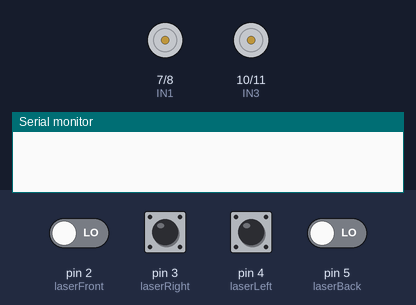
A sketch run on a simulated Arduino Uno, built with avr-gcc and run on an emulated ATmega328P. Parts: motor-driver pin pairs drawn as motors (green arrow = first pin HIGH = forward, orange = second pin HIGH = backward, longer = more drive, scaled by the enable pin), the last lines printed to the serial monitor. Inputs (shaded band) come from the test bench; at power-on: pin 2 (laserFront), pin 3 (laserRight), pin 4 (laserLeft), pin 5 (laserBack) LOW.

Above: at 8.8 s.
8.9 s: pin 2 (laserFront) driven HIGH
At 12.4 s:
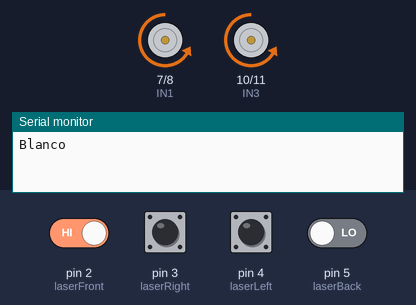
13.9 s: pin 5 (laserBack) driven HIGH
At 14.7 s:
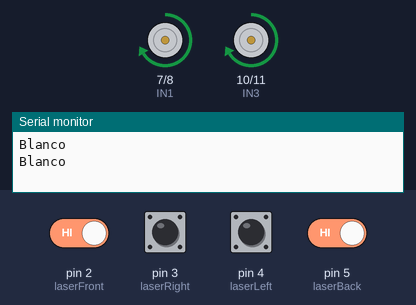
24.2 s: pin 3 (laserRight) pulled HIGH for 3 s
29.2 s: pin 4 (laserLeft) pulled HIGH for 3 s
35.5 s: pin 2 (laserFront) driven LOW
At 39.1 s:
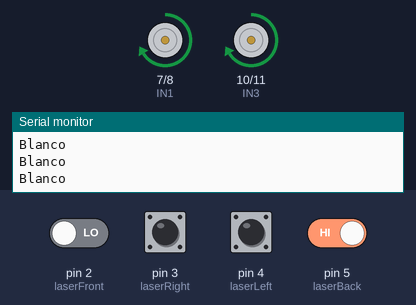
Timing chart, 0 to 40.6 s (numbered marks = the images above; inputs shaded):
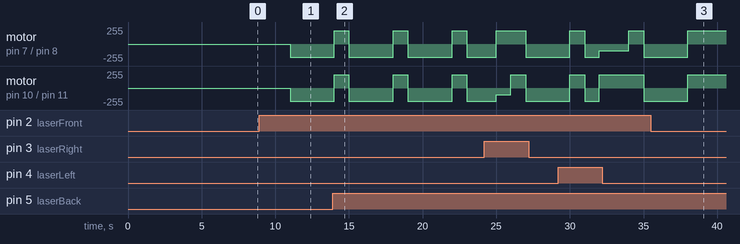

The sketch:

robot.ino
```cpp
// Optic
const int laserFront = 2;
const int laserRight = 3;
const int laserLeft = 4;
const int laserBack = 5;

int valueFront;
int valueRight;
int valueLeft;
int valueBack;

// Motor Left
const int ENA = 6;
const int IN1 = 7;
const int IN2 = 8;
// Motor Right
const int ENB = 9;
const int IN3 = 10;
const int IN4 = 11;

// Ultrasonic
const int trigPin = 12;
const int echoPin = 13;

void setup() {
  Serial.begin(9600);
  //Analog
  pinMode(laserFront, INPUT);
  pinMode(laserLeft, INPUT);
  pinMode(laserRight, INPUT);
  pinMode(laserBack, INPUT);
  //Motor
  pinMode(ENA, OUTPUT);
  pinMode(IN1, OUTPUT);
  pinMode(IN2, OUTPUT);
  pinMode(ENB, OUTPUT);
  pinMode(IN3, OUTPUT);
  pinMode(IN4, OUTPUT);
  //Ultrasonic
  pinMode(trigPin, OUTPUT);
  pinMode(echoPin, INPUT);
}

void sleep() {
  delay(1000);
}

//           //
// Movements //
//           //

void moveRight() {
  digitalWrite(IN1, LOW);
  digitalWrite(IN2, HIGH);
  analogWrite(ENA, 100);
  digitalWrite(IN3, HIGH);
  digitalWrite(IN4, LOW);
  analogWrite(ENB, 200);
}

void verificationLeft() {
  valueLeft = digitalRead(laserLeft);
  if (valueLeft == HIGH) {
    Serial.println("Blanco");
    moveRight();
  }
}

void moveLeft() {
  digitalWrite(IN1, HIGH);
  digitalWrite(IN2, LOW);
  analogWrite(ENA, 200);
  digitalWrite(IN3, LOW);
  digitalWrite(IN4, HIGH);
  analogWrite(ENB, 100);
}

void verificationRight() {
  valueRight = digitalRead(laserRight);
  if (valueRight == HIGH) {
    Serial.println("Blanco");
    moveLeft();
  }
}

void moveBack() {
  digitalWrite(IN1, LOW);
  digitalWrite(IN2, HIGH);
  analogWrite(ENA, 200);
  digitalWrite(IN3, LOW);
  digitalWrite(IN4, HIGH);
  analogWrite(ENB, 200);
}

void verificationFront() {
  valueFront = digitalRead(laserFront);
  if (valueFront == HIGH) {
    Serial.println("Blanco");
    moveBack();
  }
}

void moveFront() {
  digitalWrite(IN1, HIGH);
  digitalWrite(IN2, LOW);
  analogWrite(ENA, 200);
  digitalWrite(IN3, HIGH);
  digitalWrite(IN4, LOW);
  analogWrite(ENB, 200);
}

void verificationBack() {
  valueBack = digitalRead(laserBack);
  if (valueBack == HIGH) {
    Serial.println("Blanco");
    moveFront();
  }
}

void moveEje() {
  digitalWrite(IN1, HIGH);
  digitalWrite(IN2, LOW);
  analogWrite(ENA, 255);
  digitalWrite(IN3, LOW);
  digitalWrite(IN4, HIGH);
  analogWrite(ENB, 255);
}

//            //
// Ultrasonic //
//            //

void pulse() {
  long duration;
  int distance;

  digitalWrite(trigPin, HIGH);
  delayMicroseconds(10);
  digitalWrite(trigPin, LOW);
  duration = pulseIn(echoPin, HIGH);
  distance = duration * 0.034 / 2;
  if (distance < 100) {
    moveFront();
  } else {
    moveEje();
  }
}

void attack() {
  while (valueBack == HIGH && valueFront == HIGH && valueRight == HIGH && valueLeft == HIGH) {
    pulse();
    delay(50);
  }
}

void loop() {
  attack();
  verificationLeft();
  sleep();
  verificationRight();
  sleep();
  verificationBack();
  sleep();
  verificationFront();
  sleep();
}
```

Measured:
- after the input at 8.9 s, motor on pin 7 (IN1) / pin 8 (IN2), motor on pin 10 (IN3) / pin 11 (IN4): stopped → backward 200/255 after 2.1 s
- after the input at 13.9 s, motor on pin 7 (IN1) / pin 8 (IN2), motor on pin 10 (IN3) / pin 11 (IN4): alternates forward 200/255 for 1.0 s and backward 200/255 for 3.0 s, starting after 0.10 s
- after the input at 35.5 s, motor on pin 7 (IN1) / pin 8 (IN2), motor on pin 10 (IN3) / pin 11 (IN4): goes on until 38.0 s, then stays forward 200/255
